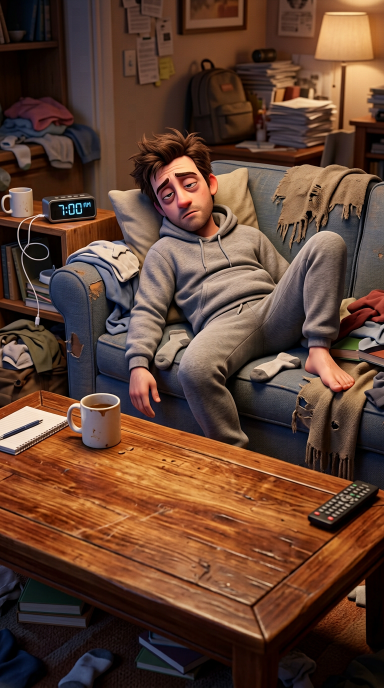
#> input picture projects/2026-11-25-ollie-oregano-3d-ad/refs/human_couch_card.png, 768 x 1376 px (shown at 1/2 size)
$ python -i render_ollie_commercial.py   (imports and definitions only)
#> lines starting #> are read from the running program, lines starting #| are printed output that depends on the picture
#> further down, picture is the input picture: PIL image 768x1376 RGB; mean R, G, B 97.6, 66.1, 50.3
#!/usr/bin/env python3
"""
Full 25.00-second (1080x1920 @ 30fps) Pixar-style 3D commercial renderer & sound-design mixer
for "OIL OF OREGANO WITH BLACK SEED OIL" featuring Ollie the muscular oregano leaf.

Outputs inside projects/2026-11-25-ollie-oregano-3d-ad/:
  - images/scene_01.png .. scene_06.png        (1080x1920 static keyframes with exact unaltered product)
  - audio/scene_01_trim.mp3 .. scene_06_trim.mp3 & audio/bgm.mp3 & audio/master_mix.wav
  - videos/scene_01.mp4 .. scene_06.mp4        (clean animated 30fps scene clips for CapCut)
  - ollie_oregano_commercial_25s.mp4           (complete standalone 25.0s mastered vertical ad with
                                                animated subtitles, SFX, commercial music & voiceovers)
"""

from __future__ import annotations

import math
import subprocess
from pathlib import Path

import imageio_ffmpeg
import numpy as np
from PIL import Image, ImageChops, ImageDraw, ImageEnhance, ImageFilter, ImageFont
from scipy.io import wavfile

W, H = 1080, 1920
FPS = 30
TOTAL_SECONDS = 25.0
TOTAL_FRAMES = int(TOTAL_SECONDS * FPS)  # 750 frames
SR = 44100

REPO_ROOT = Path(__file__).resolve().parent.parent
PROJ_DIR = REPO_ROOT / "projects" / "2026-11-25-ollie-oregano-3d-ad"
FONT_ANTON = REPO_ROOT / "tools" / "fonts" / "Anton-Regular.ttf"
FONT_FALLBACK = Path("/usr/share/fonts/truetype/dejavu/DejaVuSans-Bold.ttf")


def get_font(size: int) -> ImageFont.FreeTypeFont:
    font_path = FONT_ANTON if FONT_ANTON.exists() else FONT_FALLBACK
    return ImageFont.truetype(str(font_path), size=size)


def fit_cover(im: Image.Image, target_w: int = W, target_h: int = H) -> Image.Image:
#> called with target_w = 1080, target_h = 1920
    im = im.convert("RGB")
    src_w, src_h = im.size
#> src_w = 768; src_h = 1376
    scale = max(target_w / src_w, target_h / src_h)
#> scale = 1.41
    nw, nh = int(round(src_w * scale)), int(round(src_h * scale))
#> nw = 1080; nh = 1935
    resized = im.resize((nw, nh), Image.Resampling.LANCZOS)
    left = (nw - target_w) // 2
#> left = 0
    top = (nh - target_h) // 2
#> top = 7
    return resized.crop((left, top, left + target_w, top + target_h))
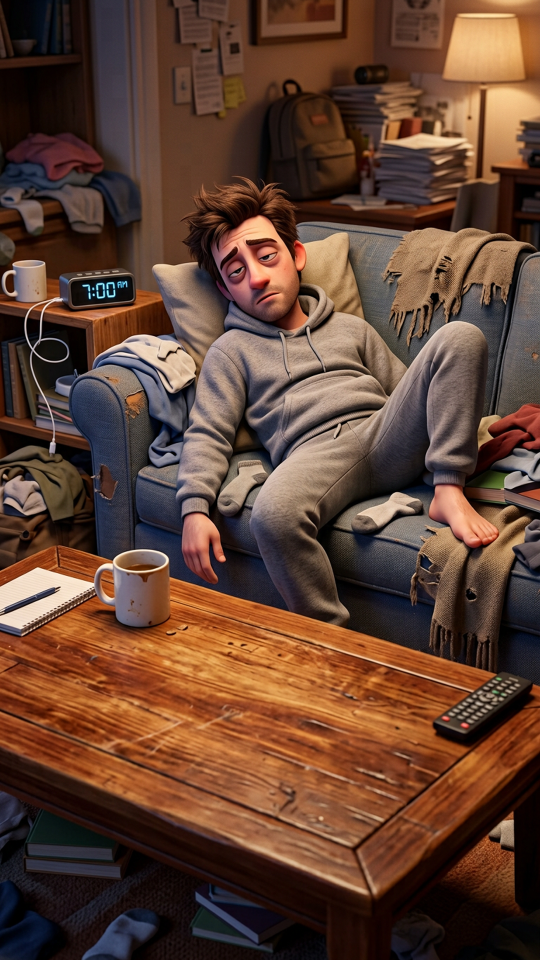
#> returned value: PIL image 1080x1920 RGB (shown at 1/2 size); mean R, G, B 98, 66.4, 50.5


# [91 lines left out: functions zoom_pan, make_radial_glow, make_spotlight_cone, apply_sheen_to_rgba, pan_left_extend_dark, not called in this run]


# Subtitle cues: (start_s, end_s, line1, line2, accent_rgb)
SUBTITLES = [
    (0.95, 1.82, "BRO!", "", (142, 255, 82)),
    (1.92, 4.15, "WHAT IS GOING ON", "WITH YOUR LIFE?!", (255, 222, 68)),
    (5.72, 8.20, "YOU NEED BACKUP,", "MY FRIEND!", (142, 255, 82)),
    (10.42, 11.95, "OREGANO OIL.", "", (142, 255, 82)),
    (12.15, 13.75, "BLACK SEED OIL.", "", (255, 214, 74)),
    (14.05, 15.35, "TWO LEGENDS.", "", (255, 255, 255)),
    (15.55, 16.92, "ONE TEAM!", "", (255, 214, 74)),
    (17.04, 19.00, "Wait… YOU'RE", "the boss?", (175, 228, 255)),
    (19.08, 19.95, "OBVIOUSLY!", "", (142, 255, 82)),
    (20.00, 21.96, "I'm literally the LEAF", "of the operation!", (142, 255, 82)),
    (22.35, 24.85, "STOP SLEEPING ON", "OREGANO!", (255, 214, 74)),
]


# [699 lines left out: functions draw_subtitle, draw_top_pill_badge, build_audio_tracks, main, not called in this run]


# [2 lines not run here, left out]

>>> from PIL import Image
>>> picture = Image.open('../projects/2026-11-25-ollie-oregano-3d-ad/refs/human_couch_card.png')
>>> result = fit_cover(picture)
